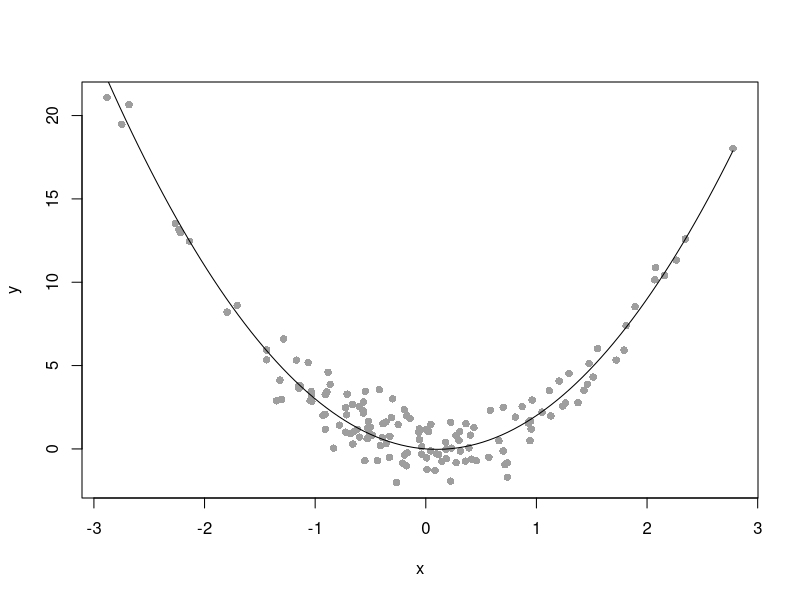
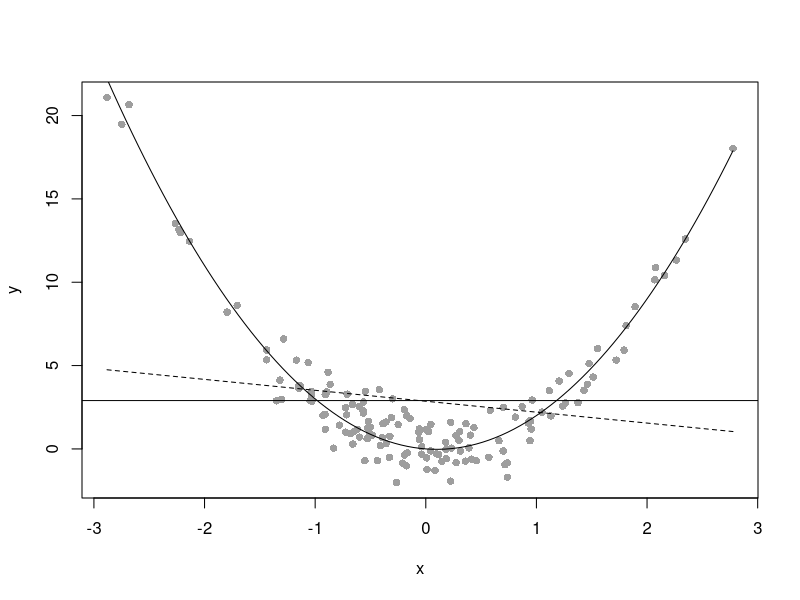

Here is the R script that generated these plots, in order:
## ---- chunk 1
# Examples of training data
# 150 standard-Gaussian X's
ntr <- 150
x = rnorm(ntr)
# Quadratic Y's
y = 2.5*x^2 - 0.5*x + rnorm(ntr)
## ---- chunk 2
# Initial plot of training data plus true regression curve
plot(x,y,  pch=16, col=8)
curve(2.5*x^2-0.5*x,add=TRUE)
## ---- chunk 3
plot(x,y,  pch=16, col=8)
curve(2.5*x^2-0.5*x,add=TRUE)
y.0 = lm(y ~ 1)
abline(h=y.0$coefficients[1])
d = seq(min(x),max(x),length.out=200)
degree = 1
fm = lm(y ~ poly(x,degree))
assign(paste("y",degree,sep="."), fm)
# Plot them, with different line types
lines(d, predict(fm,data.frame(x=d)),lty=(degree+1))
